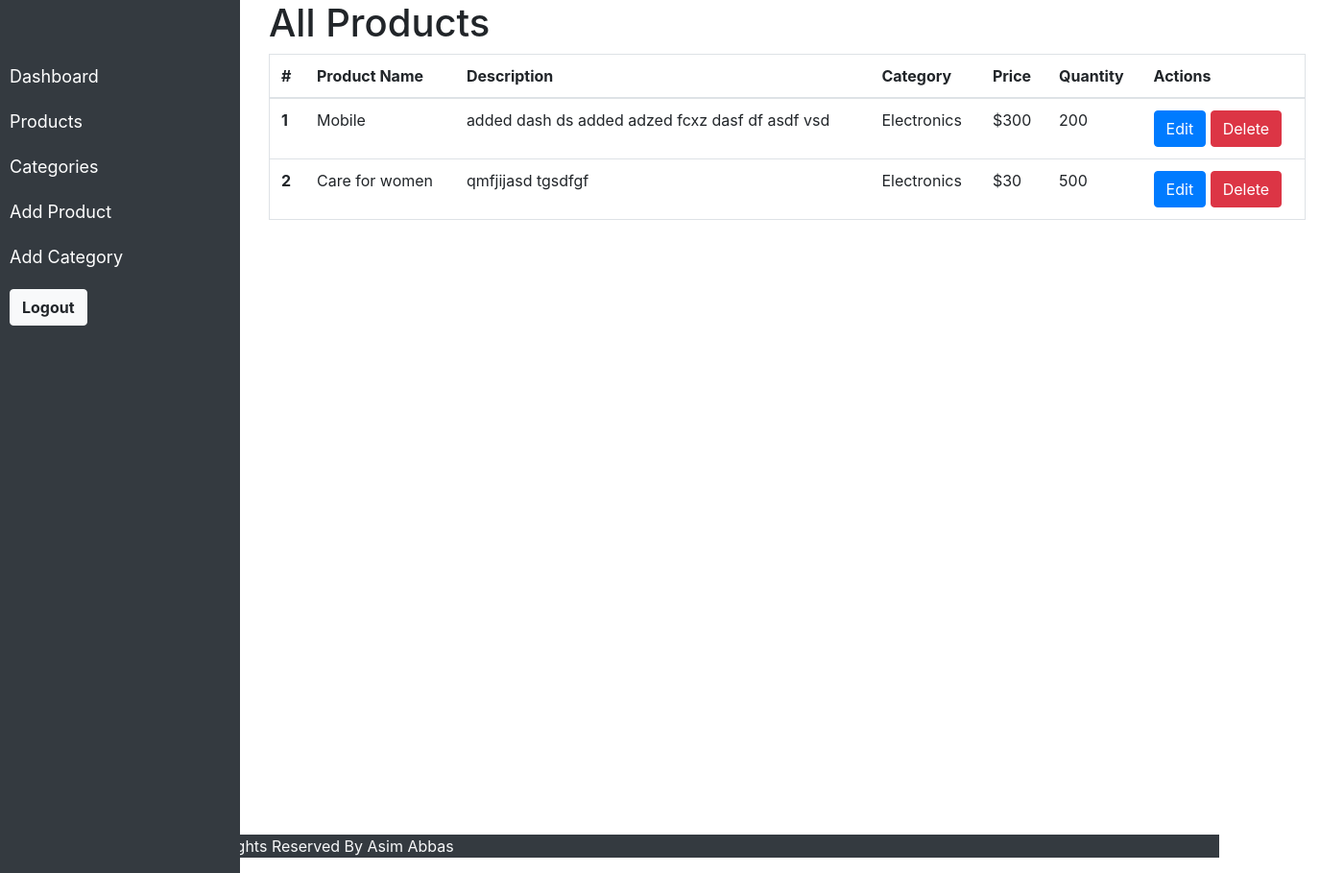
/admin/products.php, run on the app's committed database.
### tables this page shows
CREATE TABLE `products` (
  `id` int(11) NOT NULL,
  `name` varchar(100) NOT NULL,
  `description` varchar(200) NOT NULL,
  `category` varchar(100) NOT NULL,
  `price` int(10) NOT NULL,
  `quantity` int(10) NOT NULL
);

CREATE TABLE `categories` (
  `id` int(11) NOT NULL,
  `name` varchar(100) NOT NULL,
  `description` varchar(200) NOT NULL
);

### admin/database.php (called while the page is built, shortened)
<?php
class Database {
    private $conn;
    private $servername = "localhost";
    private $username = "root";
    private $password = "";
    private $dbname = "wms";
    public function __construct() {
        $this->conn = new mysqli($this->servername, $this->username, $this->password, $this->dbname);
    }
    public function read($table, $condition = "", $limit = "", $order = "") {
        $sql = "SELECT * FROM $table";
        if (!empty($condition)) {
            $sql .= " WHERE $condition";
        }
        $result = $this->conn->query($sql);
        if ($result->num_rows > 0) {
            $rows = array();
            while ($row = $result->fetch_assoc()) {
                $rows[] = $row;
            }
            return $rows;
        } else {
            return array();
        }
    }
}

### admin/products.php (the view, shortened to what this page needs)
<?php
    include 'assests/sidebar.php';
    include 'assests/header.php';
    require 'database.php';
    $database = new Database();
     ?>
     <div class="container" style="margin-left: 250px;">
    <div class="container-fluid">
    <h1>All Products</h1>
    <table class="table border">
  <thead>
    <tr>
      <th scope="col">#</th>
      <th scope="col">Product Name</th>
      <th scope="col">Description</th>
      <th scope="col">Category</th>
      <th scope="col">Price</th>
      <th scope="col">Quantity</th>
      <th scope="col">Actions</th>
    </tr>
  </thead>
  <tbody>
    <?php $result = $database->read('products');
        $i = 1;
        foreach($result as $row){
    ?>
    <tr>
      <th scope="row"><?= $i ?></th>
      <td><?= $row["name"] ?></td>
      <td><?= $row["description"] ?></td>
      <?php $category = $database->read('categories', "id = " . $row['category']); ?>
      <td><?= $category[0]['name'] ?></td>
      <td>$<?= $row["price"] ?></td>
      <td><?= $row["quantity"] ?></td>
      <td><button type="button" class="btn btn-primary edit-btn" id="edit-btn" data-toggle="modal" data-target="#editModal" data-product-id="<?= $row['id'] ?>">Edit</button>
      <button type="button" class="btn btn-danger delete" id="delete" data-product-id="<?= $row['id'] ?>">Delete</button>
    </td>
    </tr>
    <?php
     $i++;
  } ?>
  </tbody>
</table>
</div>
     </div>
<?php include 'assests/footer.php'; ?>

### data on the page
products: name "Mobile", description "added dash ds added adzed fcxz dasf df asdf vsd", categories.name "Electronics", price "300", quantity "200"
products: name "Care for women", description "qmfjijasd tgsdfgf", categories.name "Electronics", price "30", quantity "500"
